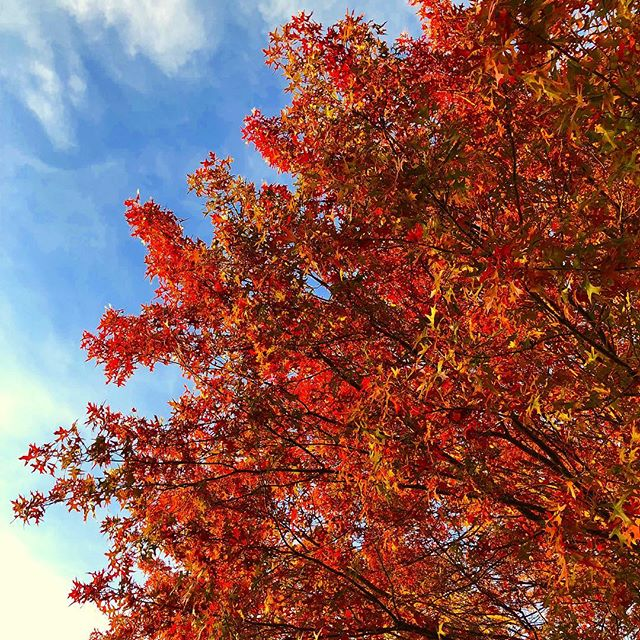
#> input picture Downloads/08-11-2018_1112_trees/image_0.png, 640 x 640 px; its folder holds 3 pictures in this run
$ python average.py
#> lines starting #> are read from the running program, lines starting #| are printed output that depends on the picture
from PIL import Image
from datetime import datetime
import operator
import os
import time


def main():
	#retrieve the file names
	folders = [name for name in os.listdir('.')]
	print(folders)
	folder = folders[int(input("Select folder by number: ")) - 1]
#> the answer given: 1
	#start timing
	start_time = time.time()

	files = [name for name in os.listdir("./" + folder) if ".png" in name]
	n_files = len(files)

	# Iterate through each image
	ave = []
	images_used = 0
	for file in files:
		im = Image.open(folder + '/' + file)
#> im is the input picture: PIL image 640x640 RGB; mean R, G, B 137.3, 91.3, 86.6
		# skip image if it isn't the typical size
		if im.size != (640,640):
			continue
		print("On image #{}".format(images_used), end='\r'	)
		images_used += 1
		pixels = list(im.getdata())
#> pixels = 409600 items
		#Iterate through each pixel
		for i, pixel in enumerate(pixels):
			try:
				# This is how you have to add when tuples are involved
				ave[i] = tuple(map(operator.add, ave[i], pixel))
			except:
				#Do this if ave isn't big enough yet
				ave.append(pixel)
#> this loop made 409600 passes
#> pixel on passes 1 to 3: (194, 218, 228), (194, 218, 228), (193, 217, 227)
#> after the loop, ave = 409600 items
		im.close()
	# Divide by number of images used to get the average
	for i in range(len(ave)):
			ave[i] = (ave[i][0]//images_used,ave[i][1]//images_used,ave[i][2]//images_used)

	# Save the image
	new = Image.new('RGB', (640,640))
#> new: PIL image 640x640 RGB; every value is 0
	new.putdata(ave)
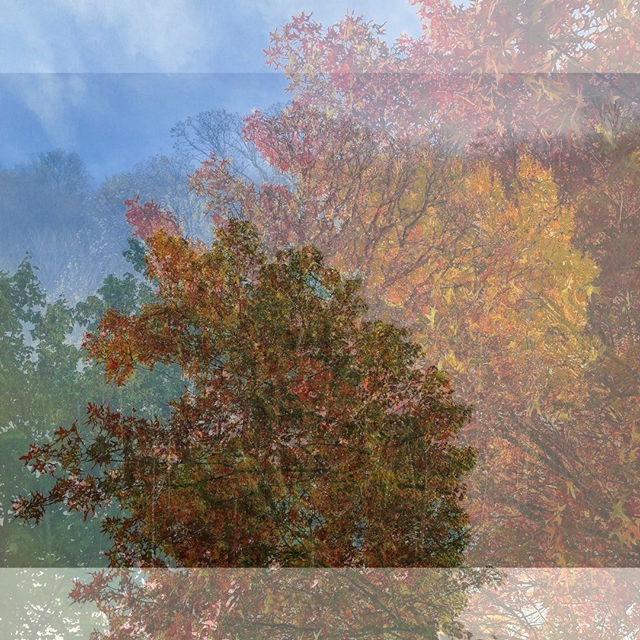
#> new: PIL image 640x640 RGB; mean R, G, B 137.6, 126.8, 120
	dt = datetime.now().strftime('%d-%m-%Y_%H%M_')
	new.save("./Averages/" + dt + folder.split('_')[-1] + ".png")
	print("\n--- %s seconds ---" % (time.time() - start_time))

	return

if __name__ == "__main__":
	main()


'''
If you want to be able to see the average size of the images scraped
	ave = [0,0]
	counter = 0
	smallest = 1000
	for file in files:
		im = Image.open(folders[folder] + "/" + file)
		if im.size == (640,640):
			counter += 1
		elif im.size[0] < smallest:
			smallest = im.size[0]
		ave[0] += im.size[0]
		ave[1] += im.size[1]
	ave[0] = ave[0]/len(files)
	ave[1] = ave[1]/len(files)
	print(counter)
	print(smallest)
	print(ave)
'''
